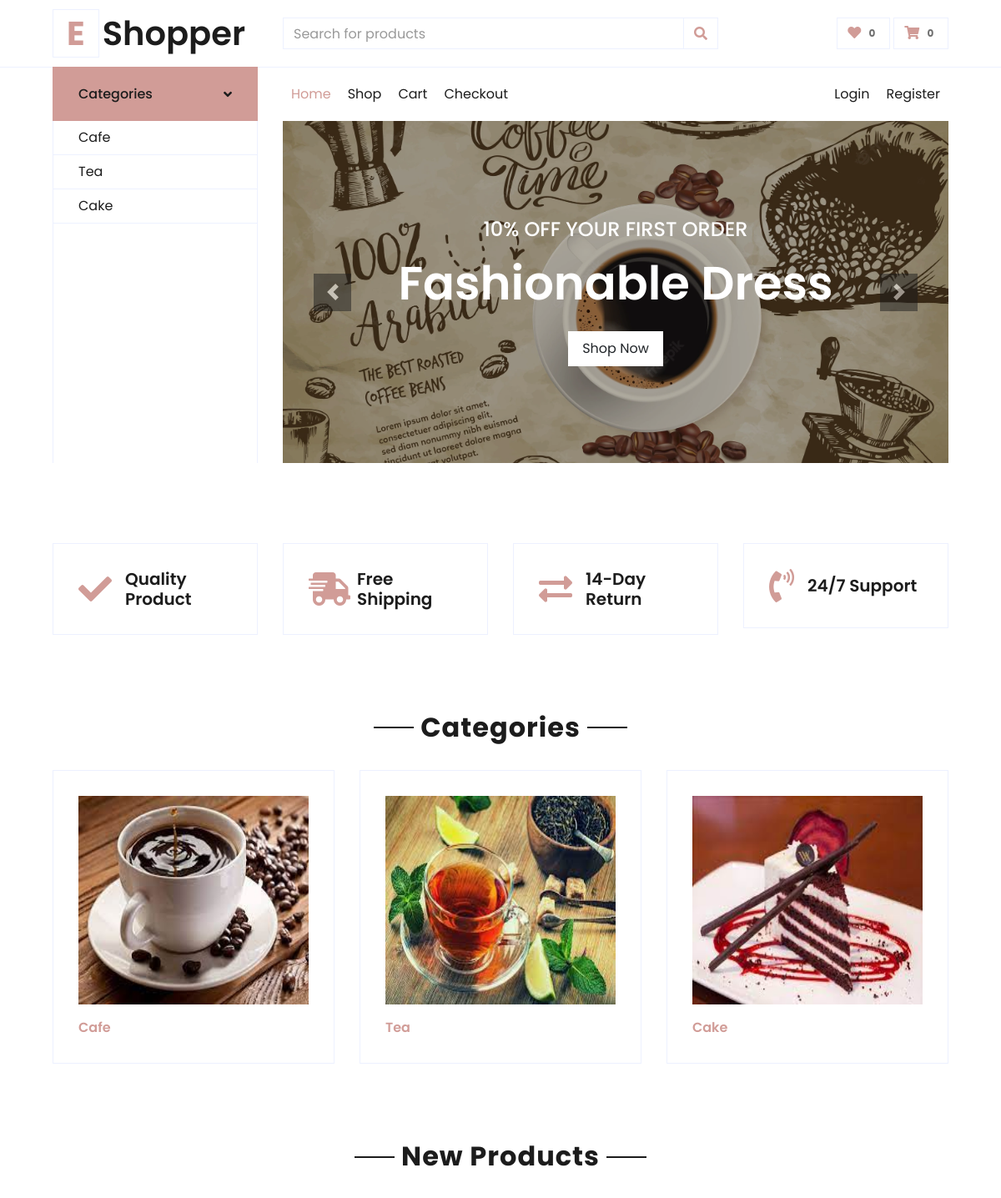
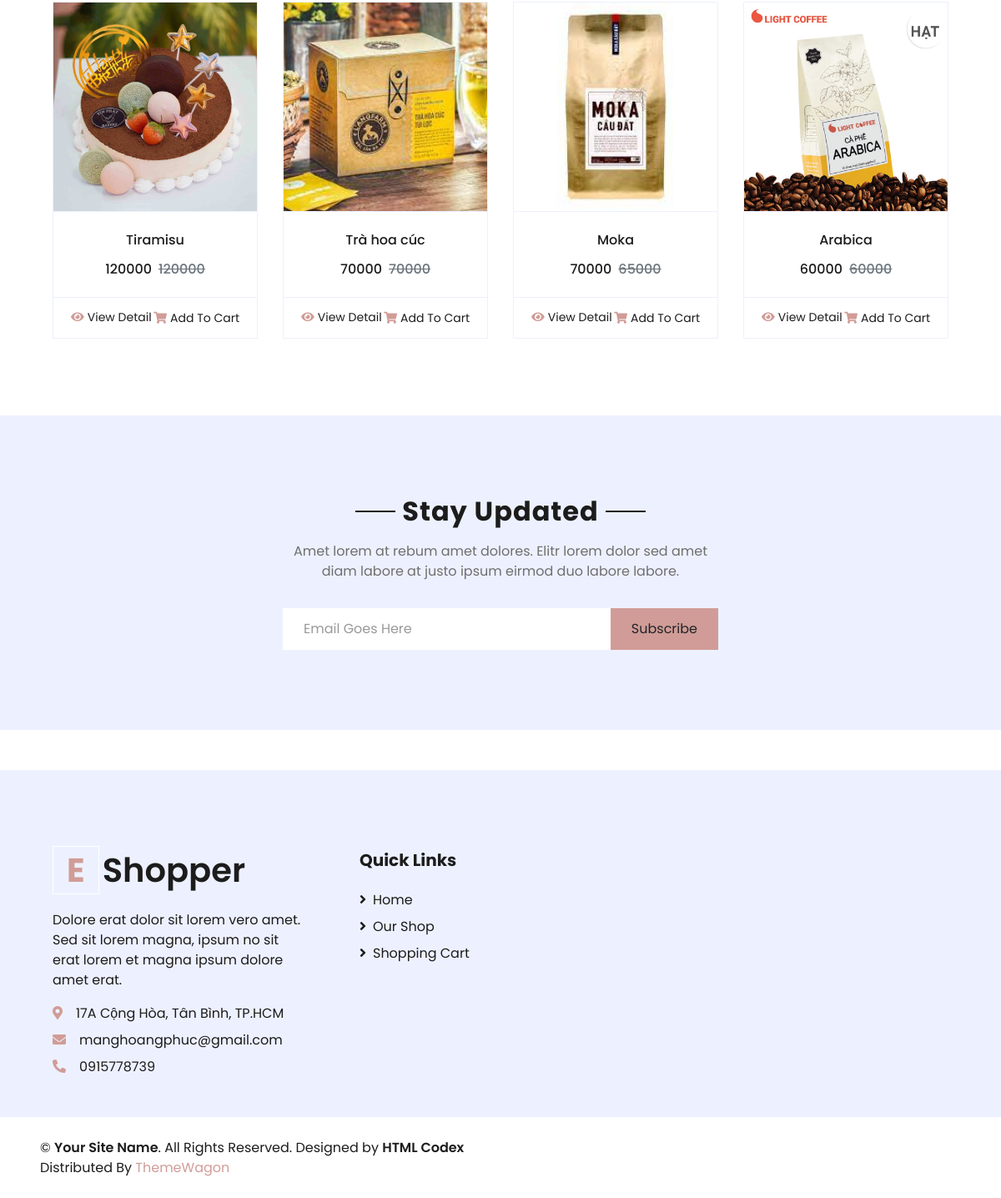
The page / on the database its author committed (2 pictures, top to bottom).
### product/models.py (models this page shows, shortened)
class Category(models.Model):
    title = models.CharField(default='', max_length=100)
    slug = models.SlugField(unique=True)
    image = models.ImageField(upload_to='images/', blank=True)
    description = models.TextField(default='')

class Product(models.Model):
    title = models.CharField(max_length=255, default='')
    description = models.TextField(default='')
    product_detail = models.TextField(default='')
    category = models.ForeignKey(Category, on_delete=models.CASCADE)
    price = models.IntegerField(default=0, validators=[MinValueValidator(0)])
    sale_price = models.IntegerField(default=0, validators=[MinValueValidator(0)])
    image = models.ImageField(upload_to='images/', blank=True)
    inventory = models.IntegerField(default=0, validators=[MinValueValidator(0)])

### core/views.py (the view)
# urls.py: path('', views.HomeView.as_view(), name='index'),
class HomeView(View):
    def get(self, request):
        role = None
        if request.role:
            role = request.role
        categories = Category.objects.all()
        products = Product.objects.all()
        last_eight_products = Product.objects.all().order_by('-id')[:8]
        return render(request, 'homepage/index.html', locals())

### templates/homepage/index.html (shortened to what this page needs)
{% extends 'homepage/base.html' %}
{% load static %}
    {% block cssblock %}
    <link href="https://cdnjs.cloudflare.com/ajax/libs/font-awesome/5.10.0/css/all.min.css" rel="stylesheet">
    <link href="{% static 'homepage/lib/owlcarousel/assets/owl.carousel.min.css' %}" rel="stylesheet">
    <link href="{% static 'homepage/css/style.css' %}" rel="stylesheet">
    {% endblock %}
    {% block content %}
    <div class="container-fluid pt-5">
        <div class="row px-xl-5 pb-3">
            <div class="col-lg-3 col-md-6 col-sm-12 pb-1">
                <div class="d-flex align-items-center border mb-4" style="padding: 30px;">
                    <h1 class="fa fa-check text-primary m-0 mr-3"></h1>
                    <h5 class="font-weight-semi-bold m-0">Quality Product</h5>
                </div>
            </div>
            <div class="col-lg-3 col-md-6 col-sm-12 pb-1">
                <div class="d-flex align-items-center border mb-4" style="padding: 30px;">
                    <h1 class="fa fa-shipping-fast text-primary m-0 mr-2"></h1>
                    <h5 class="font-weight-semi-bold m-0">Free Shipping</h5>
                </div>
            </div>
            <div class="col-lg-3 col-md-6 col-sm-12 pb-1">
                <div class="d-flex align-items-center border mb-4" style="padding: 30px;">
                    <h1 class="fas fa-exchange-alt text-primary m-0 mr-3"></h1>
                    <h5 class="font-weight-semi-bold m-0">14-Day Return</h5>
                </div>
            </div>
            <div class="col-lg-3 col-md-6 col-sm-12 pb-1">
                <div class="d-flex align-items-center border mb-4" style="padding: 30px;">
                    <h1 class="fa fa-phone-volume text-primary m-0 mr-3"></h1>
                    <h5 class="font-weight-semi-bold m-0">24/7 Support</h5>
                </div>
            </div>
        </div>
    </div>
    <div class="container-fluid pt-5">
        <div class="text-center mb-4">
            <h2 class="section-title px-5"><span class="px-2">Categories</span></h2>
        </div>
        <div class="row px-xl-5 pb-3">
            {%  for category in categories %}
            <div class="col-lg-4 col-md-6 pb-1">
                <div class="cat-item d-flex flex-column border mb-4" style="padding: 30px;">
                    <a href="{% url 'category' category.slug %}" class="cat-img position-relative overflow-hidden mb-3">
                        <img class="img-fluid" src="{{ category.image.url }}" alt="{{ category.title }}">
                    </a>
                    <a href="{% url 'category' category.slug %}" class="font-weight-semi-bold m-0">{{ category.title }}</a>
                </div>
            </div>
            {% endfor %}
        </div>
    </div>
    <div class="container-fluid pt-5">
        <div class="text-center mb-4">
            <h2 class="section-title px-5"><span class="px-2">New Products</span></h2>
        </div>
        <div class="row px-xl-5 pb-3">
            {% for product in last_eight_products %}
            <div class="col-lg-3 col-md-6 col-sm-12 pb-1">
                <div class="card product-item border-0 mb-4">
                    <div class="card-header product-img position-relative overflow-hidden bg-transparent border p-0">
                        <img class="img-fluid w-100" src="{{ product.image.url }}" alt="{{ product.title }}">
                    </div>
                    <div class="card-body border-left border-right text-center p-0 pt-4 pb-3">
                        <h6 class="text-truncate mb-3">{{ product.title }}</h6>
                        <div class="d-flex justify-content-center">
                            <h6>{{ product.price }}</h6><h6 class="text-muted ml-2"><del>{{ product.sale_price }}</del></h6>
                        </div>
                    </div>
                    <div class="card-footer d-flex justify-content-between bg-light border">
                        <a href="{% url 'detail-product' product.pk %}" class="btn btn-sm text-dark p-0"><i class="fas fa-eye text-primary mr-1"></i>View Detail</a>
                        <form action="{% url 'add-to-cart' %}" >
                            <button type="submit" class="btn btn-sm text-dark p-0"><i class="fas fa-shopping-cart text-primary mr-1"></i>Add To Cart</button>
                        </form>
                    </div>
                </div>
            </div>
            {% endfor %}
        </div>
    </div>
    <div class="container-fluid bg-secondary my-5">
        <div class="row justify-content-md-center py-5 px-xl-5">
            <div class="col-md-6 col-12 py-5">
                <div class="text-center mb-2 pb-2">
                    <h2 class="section-title px-5 mb-3"><span class="bg-secondary px-2">Stay Updated</span></h2>
                    <p>Amet lorem at rebum amet dolores. Elitr lorem dolor sed amet diam labore at justo ipsum eirmod duo labore labore.</p>
                </div>
                <form action="">
                    <div class="input-group">
                        <input type="text" class="form-control border-white p-4" placeholder="Email Goes Here">
                        <div class="input-group-append">
                            <button class="btn btn-primary px-4">Subscribe</button>
                        </div>
                    </div>
                </form>
            </div>
        </div>
    </div>
    {% endblock %}

### templates/homepage/navbar.html (shortened to what this page needs)
{% load static %}
<div class="container-fluid" xmlns="http://www.w3.org/1999/html">
        <div class="row align-items-center py-3 px-xl-5">
            <div class="col-lg-3 d-none d-lg-block">
                <a href="" class="text-decoration-none">
                    <h1 class="m-0 display-5 font-weight-semi-bold"><span class="text-primary font-weight-bold border px-3 mr-1">E</span>Shopper</h1>
                </a>
            </div>
            <div class="col-lg-6 col-6 text-left">
                <form action="{% url 'product-search' %}">
                    <div class="input-group">
                        <input type="search" name="search" class="form-control" placeholder="Search for products">
                        <div class="input-group-append">
                            <button class="input-group-text bg-transparent text-primary">
                                <i class="fa fa-search"></i>
                            </button>
                        </div>
                    </div>
                </form>
            </div>
            <div class="col-lg-3 col-6 text-right">
                <a href="" class="btn border">
                    <i class="fas fa-heart text-primary"></i>
                    <span class="badge">0</span>
                </a>
                <a href="" class="btn border">
                    <i class="fas fa-shopping-cart text-primary"></i>
                    <span class="badge">0</span>
                </a>
            </div>
        </div>
    </div>
    <div class="container-fluid mb-5">
        <div class="row border-top px-xl-5">
            <div class="col-lg-3 d-none d-lg-block">
                <a class="btn shadow-none d-flex align-items-center justify-content-between bg-primary text-white w-100" data-toggle="collapse" href="#navbar-vertical" style="height: 65px; margin-top: -1px; padding: 0 30px;">
                    <h6 class="m-0">Categories</h6>
                    <i class="fa fa-angle-down text-dark"></i>
                </a>
                <nav class="collapse show navbar navbar-vertical navbar-light align-items-start p-0 border border-top-0 border-bottom-0" id="navbar-vertical">
                    <div class="navbar-nav w-100 overflow-hidden" style="height: 410px">
                        {% for category in categories %}
                         <a href="{% url 'category' category.slug %}" class="nav-item nav-link">{{ category.title }}</a>
                        {% endfor %}
                    </div>
                </nav>
            </div>
            <div class="col-lg-9">
                <nav class="navbar navbar-expand-lg bg-light navbar-light py-3 py-lg-0 px-0">
                    <div class="collapse navbar-collapse justify-content-between" id="navbarCollapse">
                        <div class="navbar-nav mr-auto py-0">
                            <a href="{% url 'index' %}" class="nav-item nav-link active">Home</a>
                            <a href="{% url 'list-product'%}" class="nav-item nav-link ">Shop</a>
                            <a href="{% url 'cart' %}" class="nav-item nav-link ">Cart</a>
                            <a href="{% url 'checkout' %}" class="nav-item nav-link">Checkout</a>
                        </div>
                        <div class="navbar-nav ml-auto py-0">
                            {% if user.is_authenticated %}
                            <div class="nav-item dropdown">
                                {% if role != 'Customer' %}
                                <a href="#" class="nav-link dropdown-toggle" data-toggle="dropdown">Hi {{ user.username }} !</a>
                                    <div class="dropdown-menu rounded-0 m-0">
                                        <a href="{% url 'profile' %}" class="dropdown-item">Profile</a>
                                        <a href="{% url 'update-profile' %}" class="dropdown-item">Update Profile</a>
                                        <a href="{% url 'view-order' %}" class="dropdown-item">Orders</a>
                                        <a href="{% url 'list-users' %}" class="dropdown-item">List users</a>
                                        <a href="{% url 'password-change' %}" class="dropdown-item" >Change Password</a>
                                        <a href="{% url 'password-reset' %}" class="dropdown-item" >Reset Password</a>
                                        <a href="{% url 'logout' %}" class="dropdown-item" >Log Out</a>
                                    </div>
                                {% else %}
                                <a href="#" class="nav-link dropdown-toggle active" data-toggle="dropdown">Hi {{ user.username }} !</a>
                                    <div class="dropdown-menu rounded-0 m-0">
                                        <a href="{% url 'profile' %}" class="dropdown-item">Profile</a>
                                        <a href="{% url 'update-profile' %}" class="dropdown-item">Update Profile</a>
                                        <a href="{% url 'view-order' %}" class="dropdown-item">Orders</a>
                                        <a href="{% url 'password-change' %}" class="dropdown-item" >Change Password</a>
                                        <a href="{% url 'password-reset' %}" class="dropdown-item" >Reset Password</a>
                                        <a href="{% url 'logout' %}" class="dropdown-item" >Log Out</a>
                                    </div>
                                {% endif %}
                            </div>
                            {% else %}
                            <a href="{% url 'login' %}" class="nav-item nav-link">Login</a>
                            <a href="{% url 'register' %}" class="nav-item nav-link">Register</a>
                            {% endif %}
                        </div>
                    </div>
                </nav>
                <div id="header-carousel" class="carousel slide" data-ride="carousel">
                    <div class="carousel-inner">
                        <div class="carousel-item active" style="height: 410px;">
                            <img class="img-fluid" src="{% static 'homepage/img/backgroundcoffee.jpg' %}" alt="Image">
                            <div class="carousel-caption d-flex flex-column align-items-center justify-content-center">
                                <div class="p-3" style="max-width: 700px;">
                                    <h4 class="text-light text-uppercase font-weight-medium mb-3">10% Off Your First Order</h4>
                                    <h3 class="display-4 text-white font-weight-semi-bold mb-4">Fashionable Dress</h3>
                                    <a href="{% url 'list-product' %}" class="btn btn-light py-2 px-3">Shop Now</a>
                                </div>
                            </div>
                        </div>
                    </div>
                    <a class="carousel-control-prev" href="#header-carousel" data-slide="prev">
                        <div class="btn btn-dark" style="width: 45px; height: 45px;">
                            <span class="carousel-control-prev-icon mb-n2"></span>
                        </div>
                    </a>
                    <a class="carousel-control-next" href="#header-carousel" data-slide="next">
                        <div class="btn btn-dark" style="width: 45px; height: 45px;">
                            <span class="carousel-control-next-icon mb-n2"></span>
                        </div>
                    </a>
                </div>
            </div>
        </div>
    </div>

### rows shown on the page
Category: title "Cafe", image (picture)
Category: title "Tea", image (picture)
Category: title "Cake", image (picture)
Product: image (picture), title "Tiramisu", price "120000", sale_price "120000"
Product: image (picture), title "Trà hoa cúc", price "70000", sale_price "70000"
Product: image (picture), title "Moka", price "70000", sale_price "65000"
Product: image (picture), title "Arabica", price "60000", sale_price "60000"
